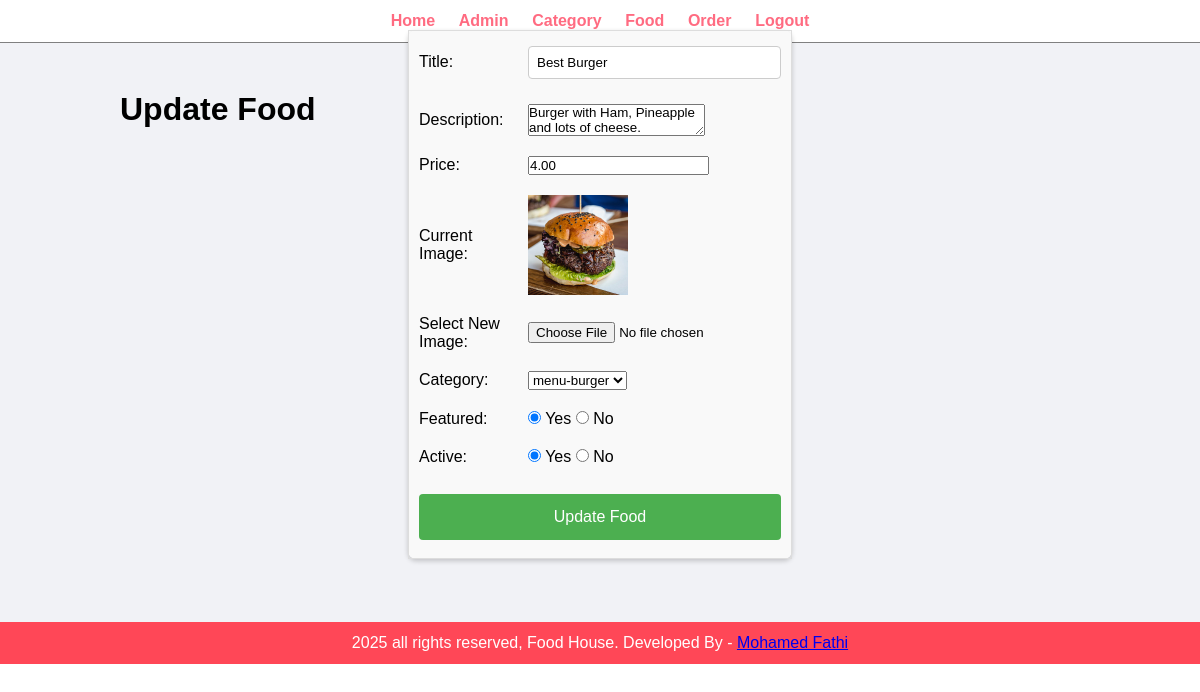
The page /admin/update-food.php?id=4 (signed in) on the database its author committed.
### tables this page shows
CREATE TABLE `tbl_food` (
  `id` int NOT NULL,
  `title` varchar(100) NOT NULL,
  `description` text NOT NULL,
  `price` decimal(10,2) NOT NULL,
  `image_name` varchar(255) NOT NULL,
  `category_id` int UNSIGNED NOT NULL,
  `featured` varchar(10) NOT NULL,
  `active` varchar(10) NOT NULL
);

CREATE TABLE `tbl_category` (
  `id` int UNSIGNED NOT NULL,
  `title` varchar(100) NOT NULL,
  `image_name` varchar(255) NOT NULL,
  `featured` varchar(10) NOT NULL,
  `active` varchar(10) NOT NULL
);

### admin/update-food.php (the view, shortened to what this page needs)
<?php include('partials/menu.php'); ?>
<div class="main-content">
    <div class="wrapper">
        <h1>Update Food</h1>
        <br><br>
        <?php
        if (isset($_GET['id'])) {
            $id = $_GET['id'];
            $sql2 = "SELECT * FROM tbl_food WHERE id = $id";
            $res2 = mysqli_query($conn, $sql2);
            if ($res2 == TRUE) {
                $row2 = mysqli_fetch_assoc($res2);
                $title = $row2['title'];
                $description = $row2['description'];
                $price = $row2['price'];
                $current_image = $row2['image_name'];
                $current_category = $row2['category_id'];
                $featured = $row2['featured'];
                $active = $row2['active'];
            } else {
                $_SESSION['no-category-found'] = "<div class='error'>Food Not Found</div>";
                header('location:' . SITEURL . 'admin/manage-food.php');
                die();
            }
        }
        ?>
        <form action="" method="post" enctype="multipart/form-data">
            <table class="tbl-30">
                <tr>
                    <td>Title: </td>
                    <td><input type="text" name="title" value="<?php echo $title; ?>"></td>
                </tr>
                <tr>
                    <td>Description: </td>
                    <td><textarea name="description"><?php echo $description; ?></textarea></td>
                </tr>
                <tr>
                    <td>Price: </td>
                    <td><input type="number" name="price" value="<?php echo $price; ?>"></td>
                </tr>
                <tr>
                    <td>Current Image: </td>
                    <td>
                        <?php
                        if ($current_image == "") {
                            echo "<div class='error'> Image Not Available.</div>";
                        } else {
                            echo "<img src='" . SITEURL . "images/food/" . $current_image . "' width='100px'>";
                        }
                        ?>
                    </td>
                </tr>
                <tr>
                    <td>Select New Image: </td>
                    <td><input type="file" name="image"></td>
                </tr>
                <tr>
                    <td>Category: </td>
                    <td>
                        <select name="category">
                            <?php
                            $sql = "SELECT * FROM tbl_category WHERE active ='Yes'";
                            $res = mysqli_query($conn, $sql);
                            if (mysqli_num_rows($res) > 0) {
                                while ($row = mysqli_fetch_assoc($res)) {
                                    $category_id = $row['id'];
                                    $category_title = $row['title'];
                                    ?>
                                    <option <?php if ($current_category == $category_id) {echo "selected";} ?> value="<?php echo $category_id; ?>"><?php echo $category_title; ?></option>
                                    <?php
                                }
                            } else {
                                echo "<option value='0'>No Category Found</option>";
                            }
                            ?>
                        </select>
                    </td>
                </tr>
                <tr>
                    <td>Featured: </td>
                    <td>
                        <input <?php if ($featured == "Yes") { echo "checked"; } ?> type="radio" name="featured" value="Yes"> Yes
                        <input <?php if ($featured == "No") { echo "checked"; } ?> type="radio" name="featured" value="No"> No
                    </td>
                </tr>
                <tr>
                    <td>Active: </td>
                    <td>
                        <input <?php if ($active == "Yes") { echo "checked"; } ?> type="radio" name="active" value="Yes"> Yes
                        <input <?php if ($active == "No") { echo "checked"; } ?> type="radio" name="active" value="No"> No
                    </td>
                </tr>
                <tr>
                    <td colspan="2">
                        <input type="submit" name="submit" value="Update Food" class="btn-secondary">
                    </td>
                </tr>
            </table>
        </form>
    </div>
</div>
<?php include('partials/footer.php'); ?>

### css/admin.css (style rules this page uses)
* { margin: 0; padding: 0; font-family: Arial, Helvetica, sans-serif; }
.wrapper { padding: 1%; width: 80%; margin: 0 auto; }
.tbl-30 { width: 30%; }
table tr td { padding: 1%; }
.tbl-30 { width: 30%; margin: auto; border-collapse: collapse; border: 1px solid #ddd; box-shadow: 0 2px 5px rgba(0, 0, 0, 0.2); border-radius: 8px; padding: 20px; background-color: #f9f9f9; }
.tbl-30 td { padding: 10px; text-align: left; }
.tbl-30 input[type="text"], .tbl-30 input[type="password"] { width: 100%; padding: 8px; margin: 5px 0; display: inline-block; border: 1px solid #ccc; border-radius: 4px; box-sizing: border-box; }
.tbl-30 input[type="submit"] { width: 100%; background-color: #4CAF50; color: white; padding: 14px 20px; margin: 8px 0; border: none; border-radius: 4px; cursor: pointer; text-align: center; font-size: 16px; }
form { margin-top: -150px; display: flex; justify-content: center; align-items: center; height: 70vh; }
@media (max-width: 1200px) { .tbl-30 { width: 40%; } }
.main-content { background-color: #f1f2f6; padding: 3% 0; }

### rows shown on the page
tbl_food: title "Best Burger", description "Burger with Ham, Pineapple and lots of cheese.", price "4.00", image_name (picture), category "menu-burger", featured "☑", active "☑"
